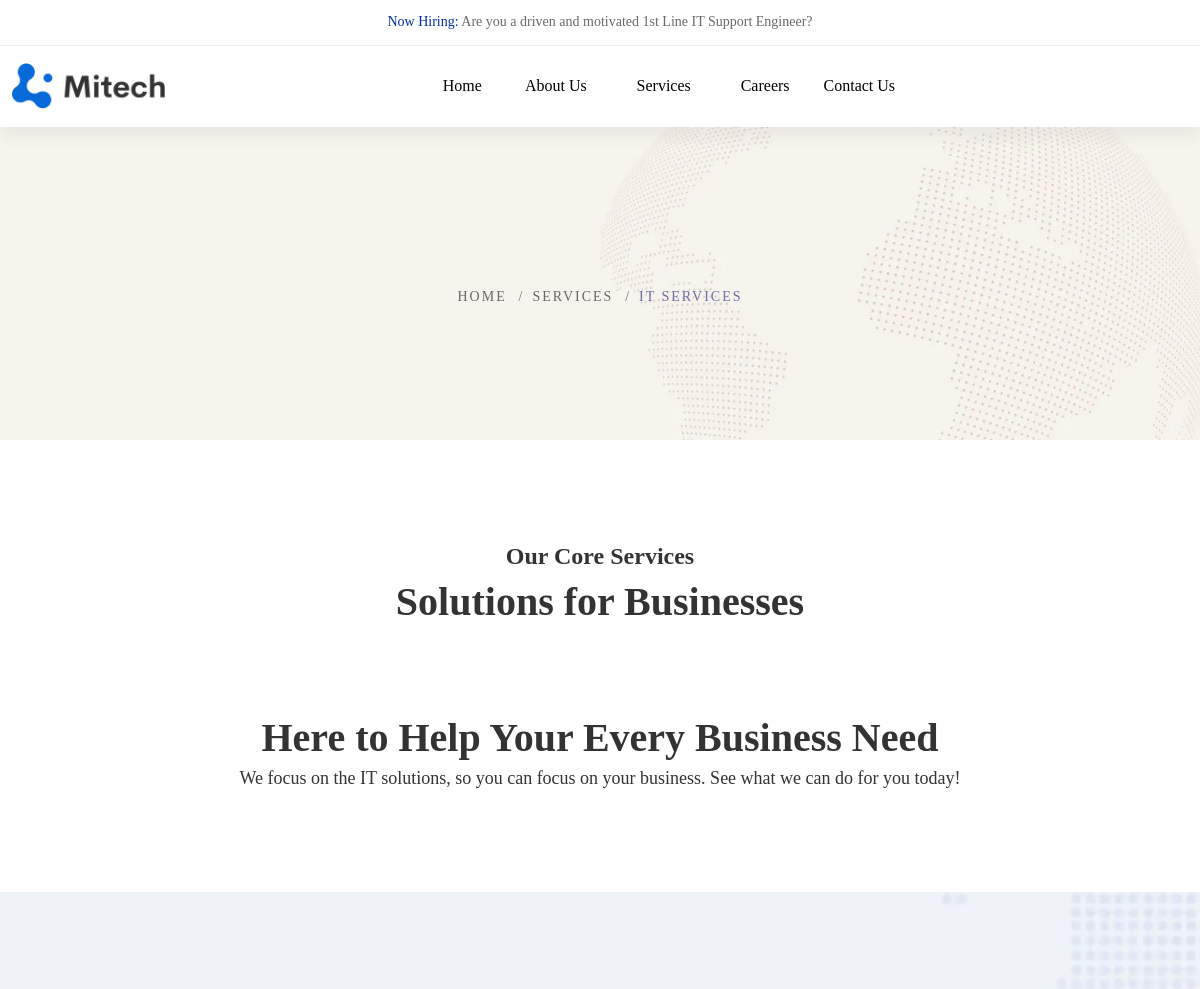
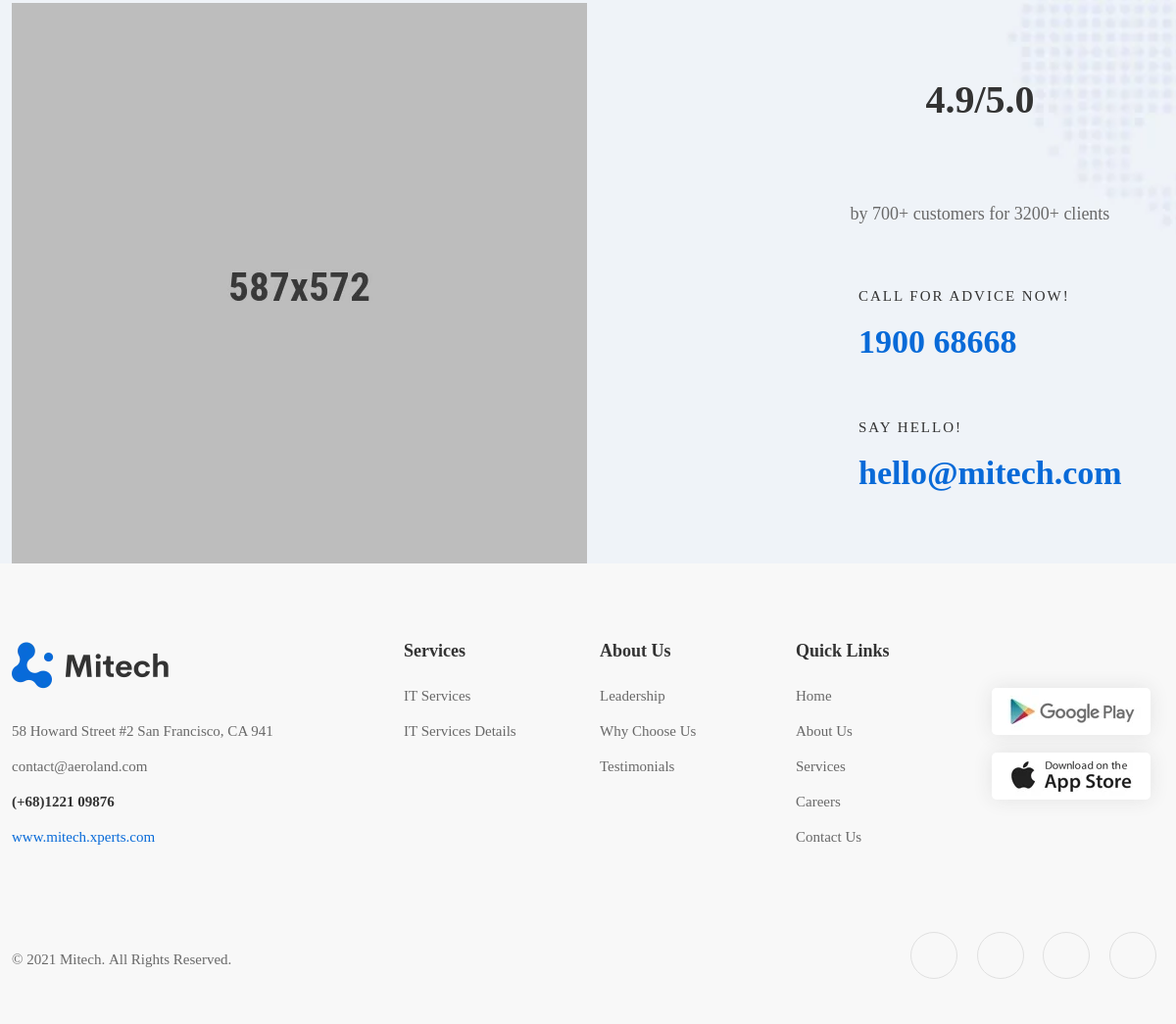
/services/, run on an earlier commit of the app's database (2 pictures, top to bottom).
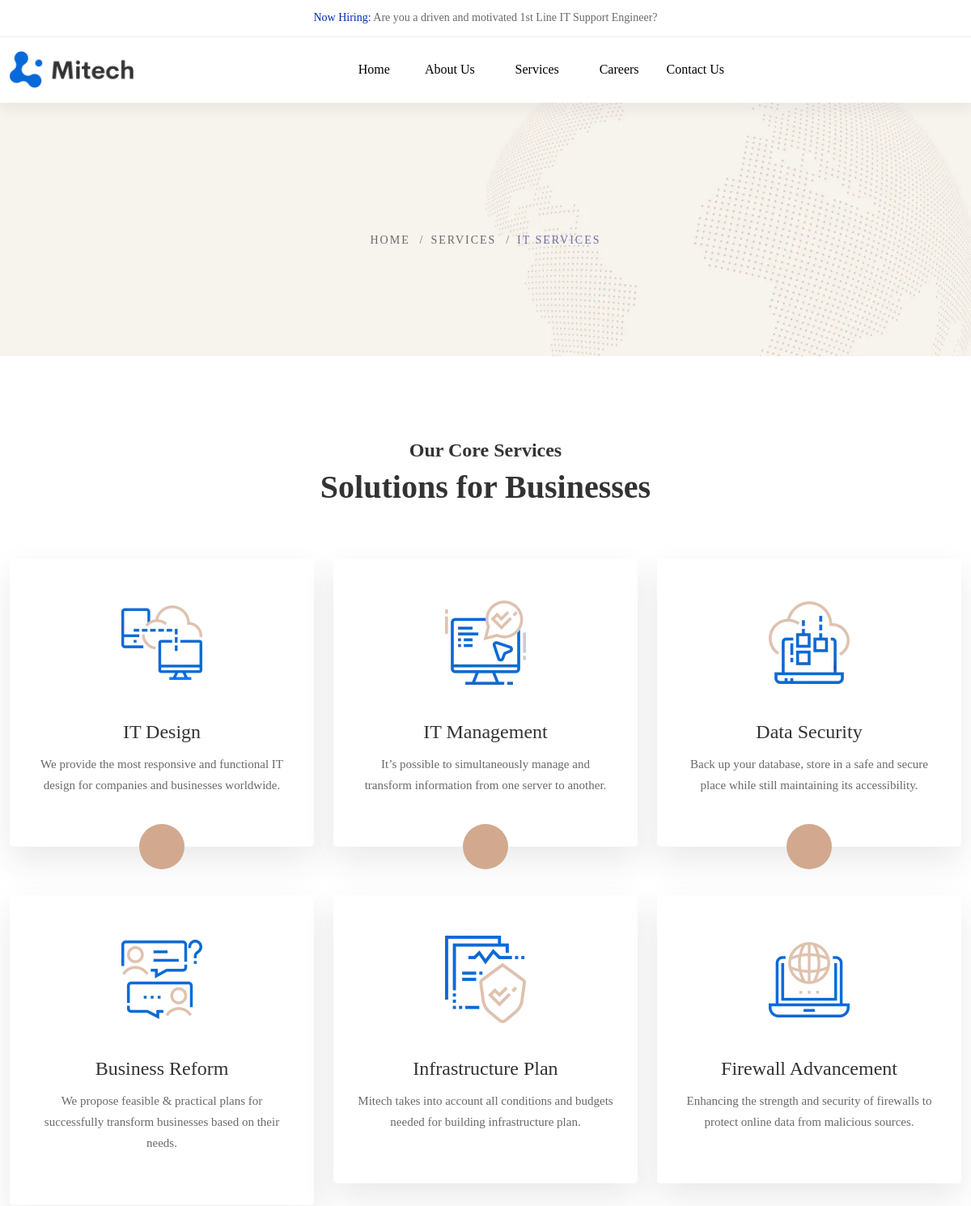
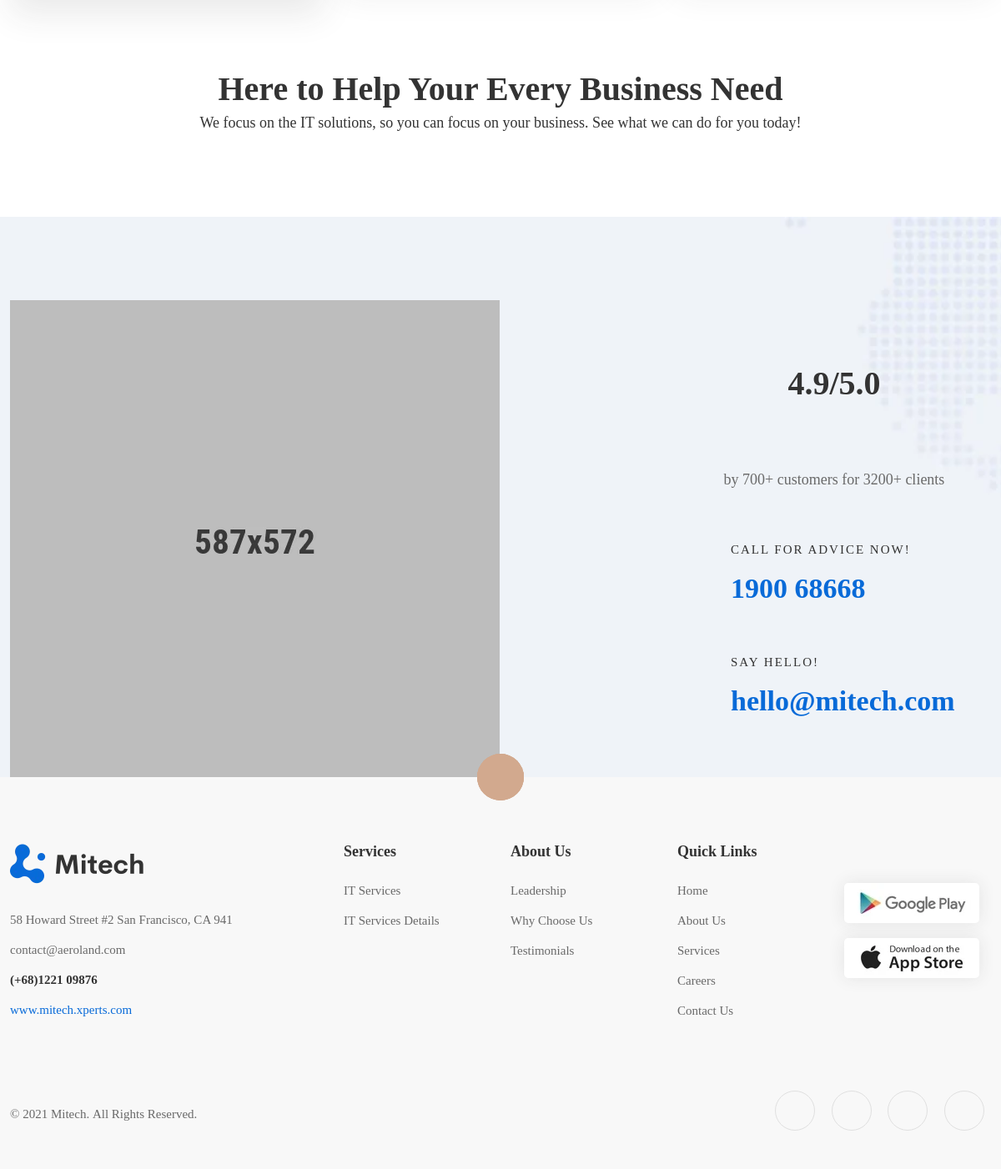
And on a later commit of the database (2 pictures, top to bottom).
### app/models.py (models this page shows, shortened)
class Advice(models.Model):
    img = models.FileField(upload_to='advices/gallery', blank=True, null=True)
    rating = models.DecimalField(max_digits=5, decimal_places=1, default=1.0)
    text = models.CharField(max_length=100, null=False, blank=False)
    phone_heading = models.CharField(max_length=100, null=False, blank=False)
    phone = models.CharField(max_length=15, null=False, blank=False, default="+91 0000000000")
    email_heading = models.CharField(max_length=100, null=False, blank=False)
    email = models.EmailField(null=False, blank=False)
    class Meta:
        verbose_name = "Advice"
        verbose_name_plural = "Advices"

class BoxIcon(models.Model):
    image = models.FileField(upload_to='boxes/gallery', blank=True, null=True)
    heading = models.CharField(max_length=200, null=False, blank=False)
    text = models.TextField(null=True, blank=True)
    page = models.CharField(max_length=100, null=False, blank=False) #for box, largebox, service, aboutusstory and features
    class Meta:
        verbose_name = "Box Icon"
        verbose_name_plural = "Box Icons"

### app/views.py (the view)
# urls.py: path('services/', Services.as_view(), name='services'),
class Services(TemplateView):
    template_name = 'it-services.html'
    def get_context_data(self, **kwargs):
        context = super().get_context_data(**kwargs)
        slider = Slider.objects.filter(page='services').first()
        services = BoxIcon.objects.filter(page='services')
        advice = Advice.objects.first()
        context.update({
            'slider':slider,
            'services': services,
            'advice': advice,
        })
        return context

### app/templates/it-services.html (shortened to what this page needs)
{% extends "my/base.html" %} {% block body %} {% load static %}
<div class="breadcrumb-area">
    <div class="container">
        <div class="row">
            <div class="col-12">
                <div class="breadcrumb_box text-center">
                    <h5>{{ slider.title }}</h3>
                    <h1 class="breadcrumb-title">{{ slider.heading }}</h2>
                    <ul class="breadcrumb-list">
                        <li class="breadcrumb-item"><a href="{% url "index" %}">Home</a></li>
                        <li class="breadcrumb-item"><a href="{% url "services" %}">Services</a></li>
                        <li class="breadcrumb-item active">IT Services</li>
                    </ul>
                </div>
            </div>
        </div>
    </div>
</div>
<div id="main-wrapper">
    <div class="site-wrapper-reveal">
        <div class="feature-images-wrapper section-space--ptb_100">
            <div class="container">
                <div class="row">
                    <div class="col-lg-12">
                        <div class="section-title-wrap text-center">
                            <h5>Our Core Services</h5>
                            <h3 class="heading">Solutions for Businesses</h3>
                        </div>
                    </div>
                </div>
                <div class="row">
                    <div class="col-12">
                        <div class="feature-images__one">
                            <div class="row">
                                {% for service in services %}
                                <div class="col-lg-4 col-md-6 wow move-up">
                                    <div class="ht-box-images style-01">
                                        <div class="image-box-wrap">
                                            <div class="box-image">
                                                <img class="img-fulid" src="/media/{{ service.image }}" alt="">
                                            </div>
                                            <div class="content">
                                                <h5 class="heading">{{ service.heading }} </h5>
                                                <div class="text">{{ service.text }}
                                                </div>
                                                <div class="circle-arrow">
                                                    <a href="#">
                                                    </a>
                                                </div>
                                            </div>
                                        </div>
                                    </div>
                                </div>
                                {% endfor %}
                            </div>
                        </div>
                        <div class="section-under-heading text-center section-space--mt_80">
                            <h3>Here to Help Your Every Business Need</h3>
                            <p>We focus on the IT solutions, so you can focus on your business. See what we can do for you today!</p></div>
                    </div>
                </div>
            </div>
        </div>
        <div class="contact-us-area infotechno-contact-us-bg section-space--pt_100">
            <div class="container">
                <div class="row align-items-center">
                    <div class="col-lg-7">
                        <div class="image">
                            <img class="img-fluid" src="/media/{{ advice.img }}" alt="">
                        </div>
                    </div>
                    <div class="col-lg-4 ms-auto">
                        <div class="contact-info style-two text-left">
                            <div class="contact-info-title-wrap text-center">
                                <h3 class="heading  mb-10">{{ advice.rating }}/5.0</h3>
                                <div class="ht-star-rating lg-style">
                                     </div>
                                <p class="sub-text">{{ advice.text }}</p>
                            </div>
                            <div class="contact-list-item">
                                <a href="tel:190068668" class="single-contact-list">
                                    <div class="content-wrap">
                                        <div class="content">
                                            <div class="icon">
                                            </div>
                                            <div class="main-content">
                                                <h6 class="heading">{{ advice.phone_heading }}</h6>
                                                <div class="text">{{ advice.phone }}</div>
                                            </div>
                                        </div>
                                    </div>
                                </a>
                                <a href="mailto:hello@mitech.com" class="single-contact-list">
                                    <div class="content-wrap">
                                        <div class="content">
                                            <div class="icon">
                                            </div>
                                            <div class="main-content">
                                                <h6 class="heading">{{ advice.email_heading }}</h6>
                                                <div class="text">{{ advice.email }}</div>
                                            </div>
                                        </div>
                                    </div>
                                </a>
                            </div>
                        </div>
                    </div>
                </div>
            </div>
        </div>
    </div>
    </body>
    {% endblock body %}

### app/templates/my/base.html (shortened to what this page needs)
<!DOCTYPE html> {% load static %}
<html class="no-js" lang="zxx">
<head>
    <link rel="stylesheet" href="{% static 'assets/css/vendor/bootstrap.min.css' %}">
    <link rel="stylesheet" href="{% static 'assets/css/vendor/cerebrisans.css' %}">
    <link rel="stylesheet" href="{% static 'assets/css/vendor/fontawesome-all.min.css' %}">
    <link rel="stylesheet" href="{% static 'assets/css/vendor/linea-icons.css' %}">
    <link rel="stylesheet" href="{% static 'assets/css/plugins/swiper.min.css' %}">
    <link rel="stylesheet" href="{% static 'assets/css/plugins/animate-text.css' %}">
    <link rel="stylesheet" href="{% static 'assets/css/plugins/animate.min.css' %}">
    <link rel="stylesheet" href="{% static 'assets/css/plugins/lightgallery.min.css' %}">
    <link rel="stylesheet" href="{% static 'assets/css/style.css' %}"> {% include "my/header.html" %}
</head>
<body>
    {% block body %} {% endblock body %}
</body>
<footer>
    {% include "my/footer.html" %}
</footer>
</html>

### app/templates/my/header.html (shortened to what this page needs)
{% load static %}
<div class="header-area header-area--default">
    <div class="header-top-wrap border-bottom">
        <div class="container-fluid">
            <div class="row">
                <div class="col-lg-12">
                    <p class="text-center top-message">
                    <a href="#">Now Hiring:</a> Are you a driven and motivated 1st Line IT Support Engineer?</p>
                </div>
            </div>
        </div>
    </div>
    <div class="header-bottom-wrap header-sticky">
        <div class="container-fluid">
            <div class="row">
                <div class="col-lg-12">
                    <div class="header default-menu-style position-relative">
                        <div class="header__logo">
                            <a href="index.html">
                                <img src="{% static 'assets/images/logo/logo-dark.webp' %}" width="160" height="48" class="img-fluid" alt="">
                            </a>
                        </div>
                        <div class="header-midle-box">
                            <div class="header-bottom-wrap d-md-block d-none">
                                <div class="header-bottom-inner">
                                    <div class="header-bottom-left-wrap">
                                        <div class="header__navigation d-none d-xl-block">
                                            {% include "my/nav.html" %}
                                        </div>
                                    </div>
                                </div>
                            </div>
                        </div>
                    </div>
                </div>
            </div>
        </div>
    </div>
</div>

### app/templates/my/nav.html (shortened to what this page needs)
    <nav class="navigation-menu primary--menu">
        <ul>
            <li class="">
                <a href="{% url "index" %}"><span>Home</span></a>
            </li>
            <li class="has-children has-children--multilevel-submenu">
                <a href="{% url "about_us" %}"><span>About Us</span></a>
            </li>
            <li class="has-children has-children--multilevel-submenu">
                <a href="{% url "services" %}"><span>Services</span></a>
            </li>
            <li class="">
                <a href="{% url "careers" %}"><span>Careers</span></a>
            </li>
            <li class="">
                <a href="{% url "contact" %}"><span>Contact Us</span></a>
            </li>
        </ul>
    </nav>

### app/templates/my/footer.html (shortened to what this page needs)
{% load static %}
<div class="footer-area-wrapper bg-gray">
    <div class="footer-area section-space--ptb_80">
        <div class="container">
            <div class="row footer-widget-wrapper">
                <div class="col-lg-4 col-md-6 col-sm-6 footer-widget">
                    <div class="footer-widget__logo mb-30">
                        <img src="{% static 'assets/images/logo/dark-logo-160x48.webp' %}" width="160" height="48" class="img-fluid" alt="">
                    </div>
                    <ul class="footer-widget__list">
                        <li>58 Howard Street #2 San Francisco, CA 941</li>
                        <li><a href="mailto:contact@aeroland.com" class="hover-style-link">contact@aeroland.com</a></li>
                        <li><a href="tel:123344556" class="hover-style-link text-black font-weight--bold">(+68)1221 09876</a></li>
                        <li><a href="https://hasthemes.com/" class="hover-style-link text-color-primary">www.mitech.xperts.com</a></li>
                    </ul>
                </div>
                <div class="col-lg-2 col-md-4 col-sm-6 footer-widget">
                    <h6 class="footer-widget__title mb-20">Services</h6>
                    <ul class="footer-widget__list">
                        <li><a href="{% url "services" %}" class="hover-style-link">IT Services</a></li>
                        <li><a href="{% url "service_details" %}" class="hover-style-link">IT Services Details</a></li>
                    </ul>
                </div>
                <div class="col-lg-2 col-md-4 col-sm-6 footer-widget">
                    <h6 class="footer-widget__title mb-20">About Us</h6>
                    <ul class="footer-widget__list">
                        <li><a href="{% url "leadership" %}" class="hover-style-link">Leadership</a></li>
                        <li><a href="{% url "why_choose_us" %}" class="hover-style-link">Why Choose Us</a></li>
                        <li><a href="{% url "testimonial_section" %}" class="hover-style-link">Testimonials</a></li>
                    </ul>
                </div>
                <div class="col-lg-2 col-md-4 col-sm-6 footer-widget">
                    <h6 class="footer-widget__title mb-20">Quick Links</h6>
                    <ul class="footer-widget__list">
                        <li><a href="{% url "index" %}" class="hover-style-link">Home</a></li>
                        <li><a href="{% url "about_us" %}" class="hover-style-link">About Us</a></li>
                        <li><a href="{% url "services" %}" class="hover-style-link">Services</a></li>
                        <li><a href="{% url "careers" %}" class="hover-style-link">Careers</a></li>
                        <li><a href="{% url "contact" %}" class="hover-style-link">Contact Us</a></li>
                    </ul>
                </div>
                <div class="col-lg-2 col-md-4 col-sm-6 footer-widget">
                    <ul class="footer-widget__list">
                        <li>
                            <a href="#" class="image_btn"><img class="img-fluid" src="{% static 'assets/images/icons/aeroland-button-google-play.webp' %}" alt=""></a>
                        </li>
                        <li>
                            <a href="#" class="image_btn"><img class="img-fluid" src="{% static 'assets/images/icons/aeroland-button-app-store.webp' %}" alt=""></a>
                        </li>
                    </ul>
                </div>
            </div>
        </div>
    </div>
    <div class="footer-copyright-area section-space--pb_30">
        <div class="container">
            <div class="row align-items-center">
                <div class="col-md-6 text-center text-md-start">
                    <span class="copyright-text">&copy; 2021 Mitech. <a href="https://hasthemes.com/">All Rights Reserved.</a></span>
                </div>
                <div class="col-md-6 text-center text-md-end">
                    <ul class="list ht-social-networks solid-rounded-icon">
                        <li class="item">
                            <a href="https://twitter.com" target="_blank" aria-label="Twitter" class="social-link hint--bounce hint--top hint--primary">
                            </a>
                        </li>
                        <li class="item">
                            <a href="https://facebook.com" target="_blank" aria-label="Facebook" class="social-link hint--bounce hint--top hint--primary">
                            </a>
                        </li>
                        <li class="item">
                            <a href="https://instagram.com" target="_blank" aria-label="Instagram" class="social-link hint--bounce hint--top hint--primary">
                            </a>
                        </li>
                        <li class="item">
                            <a href="https://linkedin.com" target="_blank" aria-label="Linkedin" class="social-link hint--bounce hint--top hint--primary">
                            </a>
                        </li>
                    </ul>
                </div>
            </div>
        </div>
    </div>
</div>

What changed in the data, as far as the page shows it:
added BoxIcon: image (picture), heading "IT Design", text "We provide the most responsive and functional IT design for companies and businesses worldwide."
added BoxIcon: image (picture), heading "IT Management", text "It’s possible to simultaneously manage and transform information from one server to another."
added BoxIcon: image (picture), heading "Data Security", text "Back up your database, store in a safe and secure place while still maintaining its accessibility."
added BoxIcon: image (picture), heading "Business Reform", text "We propose feasible & practical plans for successfully transform businesses based on their needs."
added BoxIcon: image (picture), heading "Infrastructure Plan", text "Mitech takes into account all conditions and budgets needed for building infrastructure plan."
added BoxIcon: image (picture), heading "Firewall Advancement", text "Enhancing the strength and security of firewalls to protect online data from malicious sources."
